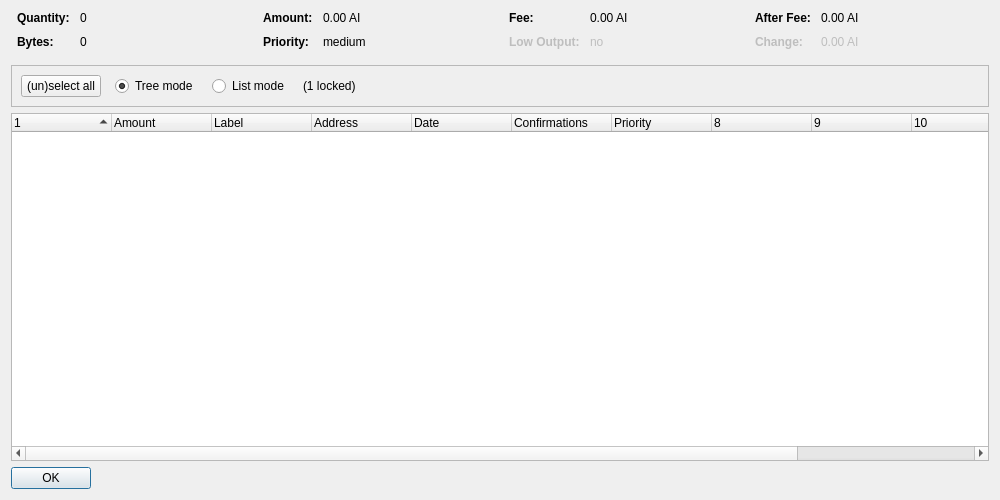
<?xml version="1.0" encoding="UTF-8"?>
<ui version="4.0">
 <class>CoinControlDialog</class>
 <widget class="QDialog" name="CoinControlDialog">
  <property name="geometry">
   <rect>
    <x>0</x>
    <y>0</y>
    <width>1000</width>
    <height>500</height>
   </rect>
  </property>
  <property name="windowTitle">
   <string>Coin Control Address Selection</string>
  </property>
  <layout class="QVBoxLayout" name="verticalLayout">
   <item>
    <layout class="QHBoxLayout" name="horizontalLayoutTop" stretch="0,0,0,0">
     <property name="topMargin">
      <number>0</number>
     </property>
     <property name="bottomMargin">
      <number>10</number>
     </property>
     <item>
      <layout class="QFormLayout" name="formLayoutCoinControl1">
       <property name="horizontalSpacing">
        <number>10</number>
       </property>
       <property name="verticalSpacing">
        <number>10</number>
       </property>
       <property name="leftMargin">
        <number>6</number>
       </property>
       <property name="rightMargin">
        <number>6</number>
       </property>
       <item row="0" column="0">
        <widget class="QLabel" name="labelCoinControlQuantityText">
         <property name="font">
          <font>
           <weight>75</weight>
           <bold>true</bold>
          </font>
         </property>
         <property name="text">
          <string>Quantity:</string>
         </property>
        </widget>
       </item>
       <item row="0" column="1">
        <widget class="QLabel" name="labelCoinControlQuantity">
         <property name="cursor">
          <cursorShape>IBeamCursor</cursorShape>
         </property>
         <property name="contextMenuPolicy">
          <enum>Qt::ActionsContextMenu</enum>
         </property>
         <property name="text">
          <string notr="true">0</string>
         </property>
         <property name="textInteractionFlags">
          <set>Qt::LinksAccessibleByMouse|Qt::TextSelectableByKeyboard|Qt::TextSelectableByMouse</set>
         </property>
        </widget>
       </item>
       <item row="1" column="0">
        <widget class="QLabel" name="labelCoinControlBytesText">
         <property name="font">
          <font>
           <weight>75</weight>
           <bold>true</bold>
          </font>
         </property>
         <property name="text">
          <string>Bytes:</string>
         </property>
        </widget>
       </item>
       <item row="1" column="1">
        <widget class="QLabel" name="labelCoinControlBytes">
         <property name="cursor">
          <cursorShape>IBeamCursor</cursorShape>
         </property>
         <property name="contextMenuPolicy">
          <enum>Qt::ActionsContextMenu</enum>
         </property>
         <property name="text">
          <string notr="true">0</string>
         </property>
         <property name="textInteractionFlags">
          <set>Qt::LinksAccessibleByMouse|Qt::TextSelectableByKeyboard|Qt::TextSelectableByMouse</set>
         </property>
        </widget>
       </item>
      </layout>
     </item>
     <item>
      <layout class="QFormLayout" name="formLayoutCoinControl2">
       <property name="horizontalSpacing">
        <number>10</number>
       </property>
       <property name="verticalSpacing">
        <number>10</number>
       </property>
       <property name="leftMargin">
        <number>6</number>
       </property>
       <property name="rightMargin">
        <number>6</number>
       </property>
       <item row="0" column="0">
        <widget class="QLabel" name="labelCoinControlAmountText">
         <property name="font">
          <font>
           <weight>75</weight>
           <bold>true</bold>
          </font>
         </property>
         <property name="text">
          <string>Amount:</string>
         </property>
        </widget>
       </item>
       <item row="0" column="1">
        <widget class="QLabel" name="labelCoinControlAmount">
         <property name="cursor">
          <cursorShape>IBeamCursor</cursorShape>
         </property>
         <property name="contextMenuPolicy">
          <enum>Qt::ActionsContextMenu</enum>
         </property>
         <property name="text">
          <string notr="true">0.00 AI</string>
         </property>
         <property name="textInteractionFlags">
          <set>Qt::LinksAccessibleByMouse|Qt::TextSelectableByKeyboard|Qt::TextSelectableByMouse</set>
         </property>
        </widget>
       </item>
       <item row="1" column="0">
        <widget class="QLabel" name="labelCoinControlPriorityText">
         <property name="font">
          <font>
           <weight>75</weight>
           <bold>true</bold>
          </font>
         </property>
         <property name="text">
          <string>Priority:</string>
         </property>
        </widget>
       </item>
       <item row="1" column="1">
        <widget class="QLabel" name="labelCoinControlPriority">
         <property name="cursor">
          <cursorShape>IBeamCursor</cursorShape>
         </property>
         <property name="contextMenuPolicy">
          <enum>Qt::ActionsContextMenu</enum>
         </property>
         <property name="text">
          <string notr="true">medium</string>
         </property>
         <property name="textInteractionFlags">
          <set>Qt::LinksAccessibleByMouse|Qt::TextSelectableByKeyboard|Qt::TextSelectableByMouse</set>
         </property>
        </widget>
       </item>
      </layout>
     </item>
     <item>
      <layout class="QFormLayout" name="formLayoutCoinControl3">
       <property name="horizontalSpacing">
        <number>10</number>
       </property>
       <property name="verticalSpacing">
        <number>10</number>
       </property>
       <property name="leftMargin">
        <number>6</number>
       </property>
       <property name="rightMargin">
        <number>6</number>
       </property>
       <item row="0" column="0">
        <widget class="QLabel" name="labelCoinControlFeeText">
         <property name="font">
          <font>
           <weight>75</weight>
           <bold>true</bold>
          </font>
         </property>
         <property name="text">
          <string>Fee:</string>
         </property>
        </widget>
       </item>
       <item row="0" column="1">
        <widget class="QLabel" name="labelCoinControlFee">
         <property name="cursor">
          <cursorShape>IBeamCursor</cursorShape>
         </property>
         <property name="contextMenuPolicy">
          <enum>Qt::ActionsContextMenu</enum>
         </property>
         <property name="text">
          <string notr="true">0.00 AI</string>
         </property>
         <property name="textInteractionFlags">
          <set>Qt::LinksAccessibleByMouse|Qt::TextSelectableByKeyboard|Qt::TextSelectableByMouse</set>
         </property>
        </widget>
       </item>
       <item row="1" column="0">
        <widget class="QLabel" name="labelCoinControlLowOutputText">
         <property name="enabled">
          <bool>false</bool>
         </property>
         <property name="font">
          <font>
           <weight>75</weight>
           <bold>true</bold>
          </font>
         </property>
         <property name="text">
          <string>Low Output:</string>
         </property>
        </widget>
       </item>
       <item row="1" column="1">
        <widget class="QLabel" name="labelCoinControlLowOutput">
         <property name="enabled">
          <bool>false</bool>
         </property>
         <property name="cursor">
          <cursorShape>IBeamCursor</cursorShape>
         </property>
         <property name="contextMenuPolicy">
          <enum>Qt::ActionsContextMenu</enum>
         </property>
         <property name="text">
          <string notr="true">no</string>
         </property>
         <property name="textInteractionFlags">
          <set>Qt::LinksAccessibleByMouse|Qt::TextSelectableByKeyboard|Qt::TextSelectableByMouse</set>
         </property>
        </widget>
       </item>
      </layout>
     </item>
     <item>
      <layout class="QFormLayout" name="formLayoutCoinControl4">
       <property name="horizontalSpacing">
        <number>10</number>
       </property>
       <property name="verticalSpacing">
        <number>10</number>
       </property>
       <property name="leftMargin">
        <number>6</number>
       </property>
       <property name="rightMargin">
        <number>6</number>
       </property>
       <item row="0" column="0">
        <widget class="QLabel" name="labelCoinControlAfterFeeText">
         <property name="font">
          <font>
           <weight>75</weight>
           <bold>true</bold>
          </font>
         </property>
         <property name="text">
          <string>After Fee:</string>
         </property>
        </widget>
       </item>
       <item row="0" column="1">
        <widget class="QLabel" name="labelCoinControlAfterFee">
         <property name="cursor">
          <cursorShape>IBeamCursor</cursorShape>
         </property>
         <property name="contextMenuPolicy">
          <enum>Qt::ActionsContextMenu</enum>
         </property>
         <property name="text">
          <string notr="true">0.00 AI</string>
         </property>
         <property name="textInteractionFlags">
          <set>Qt::LinksAccessibleByMouse|Qt::TextSelectableByKeyboard|Qt::TextSelectableByMouse</set>
         </property>
        </widget>
       </item>
       <item row="1" column="0">
        <widget class="QLabel" name="labelCoinControlChangeText">
         <property name="enabled">
          <bool>false</bool>
         </property>
         <property name="font">
          <font>
           <weight>75</weight>
           <bold>true</bold>
          </font>
         </property>
         <property name="text">
          <string>Change:</string>
         </property>
        </widget>
       </item>
       <item row="1" column="1">
        <widget class="QLabel" name="labelCoinControlChange">
         <property name="enabled">
          <bool>false</bool>
         </property>
         <property name="cursor">
          <cursorShape>IBeamCursor</cursorShape>
         </property>
         <property name="contextMenuPolicy">
          <enum>Qt::ActionsContextMenu</enum>
         </property>
         <property name="text">
          <string notr="true">0.00 AI</string>
         </property>
         <property name="textInteractionFlags">
          <set>Qt::LinksAccessibleByMouse|Qt::TextSelectableByKeyboard|Qt::TextSelectableByMouse</set>
         </property>
        </widget>
       </item>
      </layout>
     </item>
    </layout>
   </item>
   <item>
    <widget class="QFrame" name="frame">
     <property name="minimumSize">
      <size>
       <width>0</width>
       <height>40</height>
      </size>
     </property>
     <property name="frameShape">
      <enum>QFrame::StyledPanel</enum>
     </property>
     <property name="frameShadow">
      <enum>QFrame::Sunken</enum>
     </property>
     <layout class="QHBoxLayout" name="horizontalLayout">
      <item>
       <layout class="QHBoxLayout" name="horizontalLayoutPanel" stretch="0,0,0,0,0">
        <property name="spacing">
         <number>14</number>
        </property>
        <item>
         <widget class="QPushButton" name="pushButtonSelectAll">
          <property name="sizePolicy">
           <sizepolicy hsizetype="Maximum" vsizetype="Fixed">
            <horstretch>0</horstretch>
            <verstretch>0</verstretch>
           </sizepolicy>
          </property>
          <property name="text">
           <string>(un)select all</string>
          </property>
         </widget>
        </item>
        <item>
         <widget class="QRadioButton" name="radioTreeMode">
          <property name="sizePolicy">
           <sizepolicy hsizetype="Maximum" vsizetype="Fixed">
            <horstretch>0</horstretch>
            <verstretch>0</verstretch>
           </sizepolicy>
          </property>
          <property name="text">
           <string>Tree mode</string>
          </property>
          <property name="checked">
           <bool>true</bool>
          </property>
         </widget>
        </item>
        <item>
         <widget class="QRadioButton" name="radioListMode">
          <property name="sizePolicy">
           <sizepolicy hsizetype="Maximum" vsizetype="Fixed">
            <horstretch>0</horstretch>
            <verstretch>0</verstretch>
           </sizepolicy>
          </property>
          <property name="text">
           <string>List mode</string>
          </property>
         </widget>
        </item>
        <item>
         <widget class="QLabel" name="labelLocked">
          <property name="text">
           <string notr="true">(1 locked)</string>
          </property>
         </widget>
        </item>
        <item>
         <spacer name="horizontalSpacer">
          <property name="orientation">
           <enum>Qt::Horizontal</enum>
          </property>
          <property name="sizeHint" stdset="0">
           <size>
            <width>40</width>
            <height>20</height>
           </size>
          </property>
         </spacer>
        </item>
       </layout>
      </item>
     </layout>
    </widget>
   </item>
   <item>
    <widget class="CoinControlTreeWidget" name="treeWidget">
     <property name="contextMenuPolicy">
      <enum>Qt::CustomContextMenu</enum>
     </property>
     <property name="sortingEnabled">
      <bool>false</bool>
     </property>
     <property name="columnCount">
      <number>12</number>
     </property>
     <attribute name="headerShowSortIndicator" stdset="0">
      <bool>true</bool>
     </attribute>
     <attribute name="headerStretchLastSection">
      <bool>false</bool>
     </attribute>
     <column>
      <property name="text">
       <string/>
      </property>
     </column>
     <column>
      <property name="text">
       <string>Amount</string>
      </property>
     </column>
     <column>
      <property name="text">
       <string notr="true">Label</string>
      </property>
     </column>
     <column>
      <property name="text">
       <string>Address</string>
      </property>
     </column>
     <column>
      <property name="text">
       <string>Date</string>
      </property>
     </column>
     <column>
      <property name="text">
       <string>Confirmations</string>
      </property>
      <property name="toolTip">
       <string>Confirmed</string>
      </property>
     </column>
     <column>
      <property name="text">
       <string>Priority</string>
      </property>
     </column>
     <column>
      <property name="text">
       <string/>
      </property>
     </column>
     <column>
      <property name="text">
       <string/>
      </property>
     </column>
     <column>
      <property name="text">
       <string/>
      </property>
     </column>
     <column>
      <property name="text">
       <string/>
      </property>
     </column>
     <column>
      <property name="text">
       <string/>
      </property>
     </column>
    </widget>
   </item>
   <item>
    <widget class="QDialogButtonBox" name="buttonBox">
     <property name="sizePolicy">
      <sizepolicy hsizetype="Maximum" vsizetype="Fixed">
       <horstretch>0</horstretch>
       <verstretch>0</verstretch>
      </sizepolicy>
     </property>
     <property name="orientation">
      <enum>Qt::Horizontal</enum>
     </property>
     <property name="standardButtons">
      <set>QDialogButtonBox::Ok</set>
     </property>
    </widget>
   </item>
  </layout>
 </widget>
 <customwidgets>
  <customwidget>
   <class>CoinControlTreeWidget</class>
   <extends>QTreeWidget</extends>
   <header>coincontroltreewidget.h</header>
  </customwidget>
 </customwidgets>
 <resources/>
 <connections/>
</ui>
